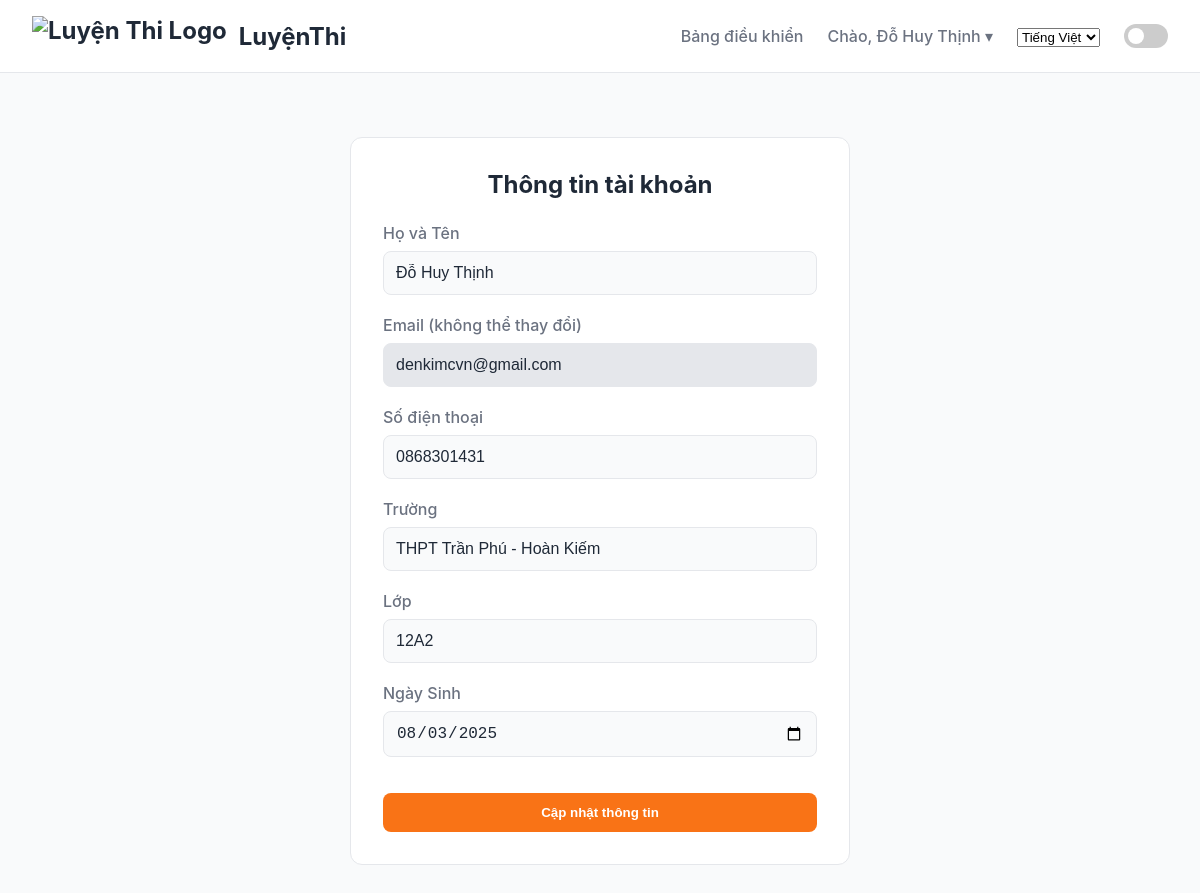
Page /vi/account/ (signed in) on the earlier database version.
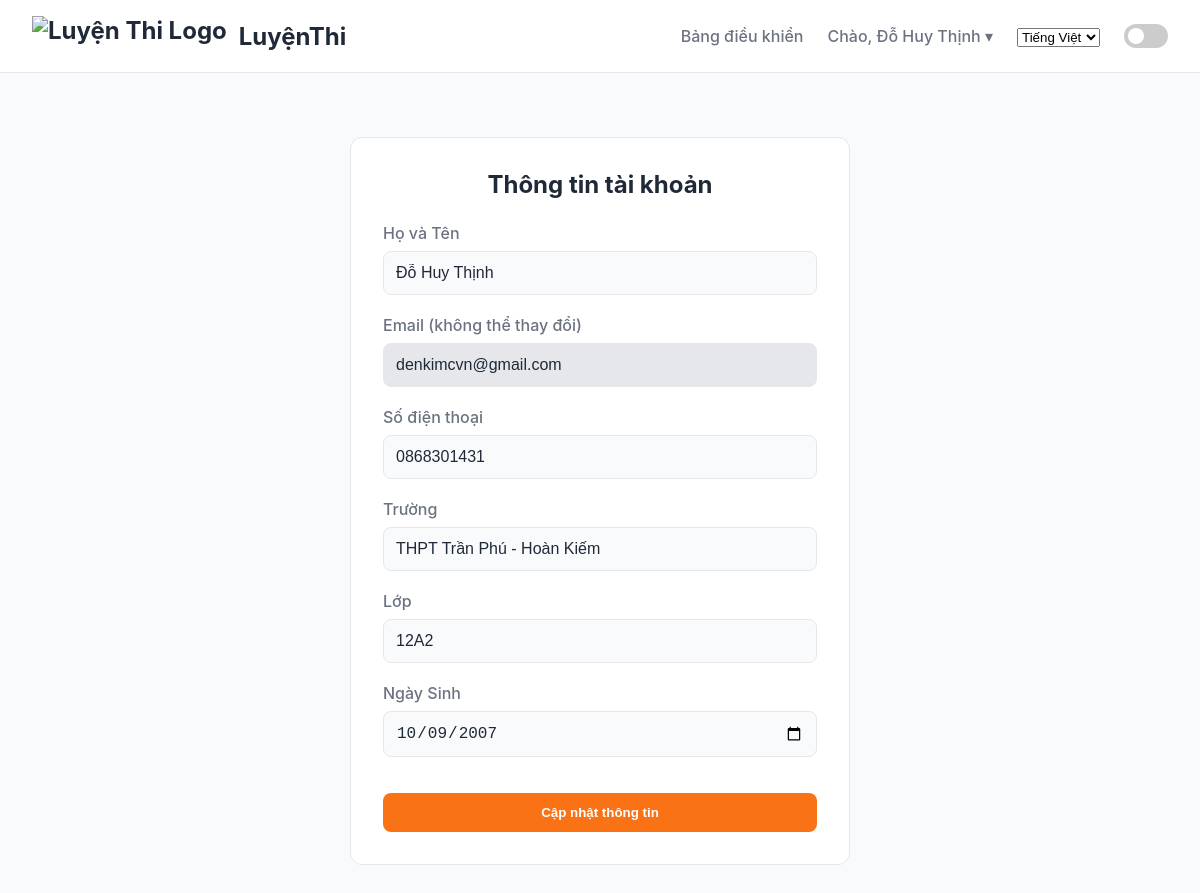
Same page on the later database version.
### quizapp/models.py (models this page shows, shortened)
class User(AbstractUser):
    class Role(models.TextChoices):
        STUDENT = 'STUDENT', _('Học sinh')
        TEACHER = 'TEACHER', _('Giáo viên')
    first_name = models.CharField(_("Họ và Tên"), max_length=150, blank=False)
    last_name = models.CharField(_("last name"), max_length=150, blank=True, editable=False)
    email = models.EmailField(_("email address"), unique=True)
    role = models.CharField(max_length=50, choices=Role.choices, default=Role.STUDENT)
    school = models.CharField(max_length=255, blank=True, verbose_name=_("Trường"))
    school_class = models.CharField(max_length=50, blank=True, verbose_name=_("Lớp"))
    date_of_birth = models.DateField(null=True, blank=True, verbose_name=_("Ngày Sinh"))
    phone_number = models.CharField(max_length=15, blank=True, verbose_name=_("Số điện thoại"))

### quizapp/views.py (the view, shortened to what this page needs)
# urls.py: path('account/', views.AccountInfoUpdateView.as_view(), name='account_info'),
class AccountInfoUpdateView(LoginRequiredMixin, UpdateView):
    model = User
    form_class = UserInfoUpdateForm
    template_name = 'account/info.html'
    success_url = reverse_lazy('account_info')
    login_url = 'login'
    def get_object(self, queryset=None):
        return self.request.user
    def get_context_data(self, **kwargs):
        context = super().get_context_data(**kwargs)
        context['page_title'] = _("Thông tin tài khoản")
        return context

### quizapp/forms.py
class UserInfoUpdateForm(forms.ModelForm):
    class Meta:
        model = User
        fields = ['first_name', 'email', 'phone_number', 'school', 'school_class', 'date_of_birth']
        labels = {'first_name': _('Họ và Tên'),'email': _('Email (không thể thay đổi)'),'phone_number': _('Số điện thoại'),'school': _('Trường'),'school_class': _('Lớp'),'date_of_birth': _('Ngày Sinh')}
        widgets = {'date_of_birth': forms.DateInput(attrs={'type': 'date'}), 'email': forms.EmailInput(attrs={'readonly': True, 'style': 'background-color: var(--border);'})}

### quizapp/templates/account/info.html (shortened to what this page needs)
{% extends "base.html" %}
{% load i18n %}
{% block content %}
<div class="form-wrapper">
    <h2>{% trans "Thông tin tài khoản" %}</h2>
    <form method="post">
        <div class="form-field"><label for="{{ form.first_name.id_for_label }}">{{ form.first_name.label }}</label>{{ form.first_name }}</div>
        <div class="form-field"><label for="{{ form.email.id_for_label }}">{{ form.email.label }}</label>{{ form.email }}</div>
        <div class="form-field"><label for="{{ form.phone_number.id_for_label }}">{{ form.phone_number.label }}</label>{{ form.phone_number }}</div>
        <div class="form-field"><label for="{{ form.school.id_for_label }}">{{ form.school.label }}</label>{{ form.school }}</div>
        <div class="form-field"><label for="{{ form.school_class.id_for_label }}">{{ form.school_class.label }}</label>{{ form.school_class }}</div>
        <div class="form-field"><label for="{{ form.date_of_birth.id_for_label }}">{{ form.date_of_birth.label }}</label>{{ form.date_of_birth }}</div>
        <button type="submit" class="btn btn-cta" style="width: 100%; margin-top: 1rem;">{% trans "Cập nhật thông tin" %}</button>
    </form>
</div>
{% endblock %}

### quizapp/templates/base.html (shortened to what this page needs)
{% load i18n %}
<!DOCTYPE html>
<html lang="{{ request.LANGUAGE_CODE }}">
<head>
</head>
<body>
    <nav>
        <div class="logo">
            <a href="{% url 'home' %}">
                <img src="https://i.postimg.cc/9fV6g5nS/logo-onthi.png" alt="Luyện Thi Logo">
                <span>{% trans "LuyệnThi" %}</span>
            </a>
        </div>
        <div class="nav-links">
            {% if user.is_authenticated %}
                {% if user.role == 'TEACHER' %}
                    <a href="{% url 'teacher_dashboard' %}">{% trans "Bảng điều khiển" %}</a>
                {% elif user.role == 'STUDENT' %}
                    <a href="{% url 'student_exam_list' %}">{% trans "Danh sách bài thi" %}</a>
                    <a href="{% url 'student_result_history' %}">{% trans "Lịch sử" %}</a>
                {% endif %}
                <div class="user-menu">
                    <span class="username-display">{% trans "Chào" %}, {{ user.first_name|default:user.username }} &#9662;</span>
                </div>
            {% else %}
                <a href="{% url 'login' %}">{% trans "Đăng nhập" %}</a>
                <a href="{% url 'register' %}" class="button">{% trans "Đăng ký" %}</a>
            {% endif %}
            <div class="language-switcher">
                <form action="{% url 'set_language' %}" method="post" id="language-form">
                    <select name="language" id="language-select" onchange="this.form.submit()">
                        {% get_current_language as CURRENT_LANGUAGE %}
                        {% get_available_languages as AVAILABLE_LANGUAGES %}
                        {% for lang_code, lang_name in AVAILABLE_LANGUAGES %}
                            <option value="{{ lang_code }}" {% if lang_code == CURRENT_LANGUAGE %}selected{% endif %}>
                                {{ lang_name }}
                            </option>
                        {% endfor %}
                    </select>
                </form>
            </div>
            <div class="theme-switch-wrapper">
              <label class="theme-switch" for="checkbox">
                <div class="slider round"></div>
              </label>
            </div>
        </div>
    </nav>
    <main class="main-content">
        {% block content %}{% endblock %}
    </main>
</body>
</html>

Differences in the rows shown:
changed User "Đỗ Huy Thịnh": date_of_birth "08/03/2025" → "10/09/2007"
